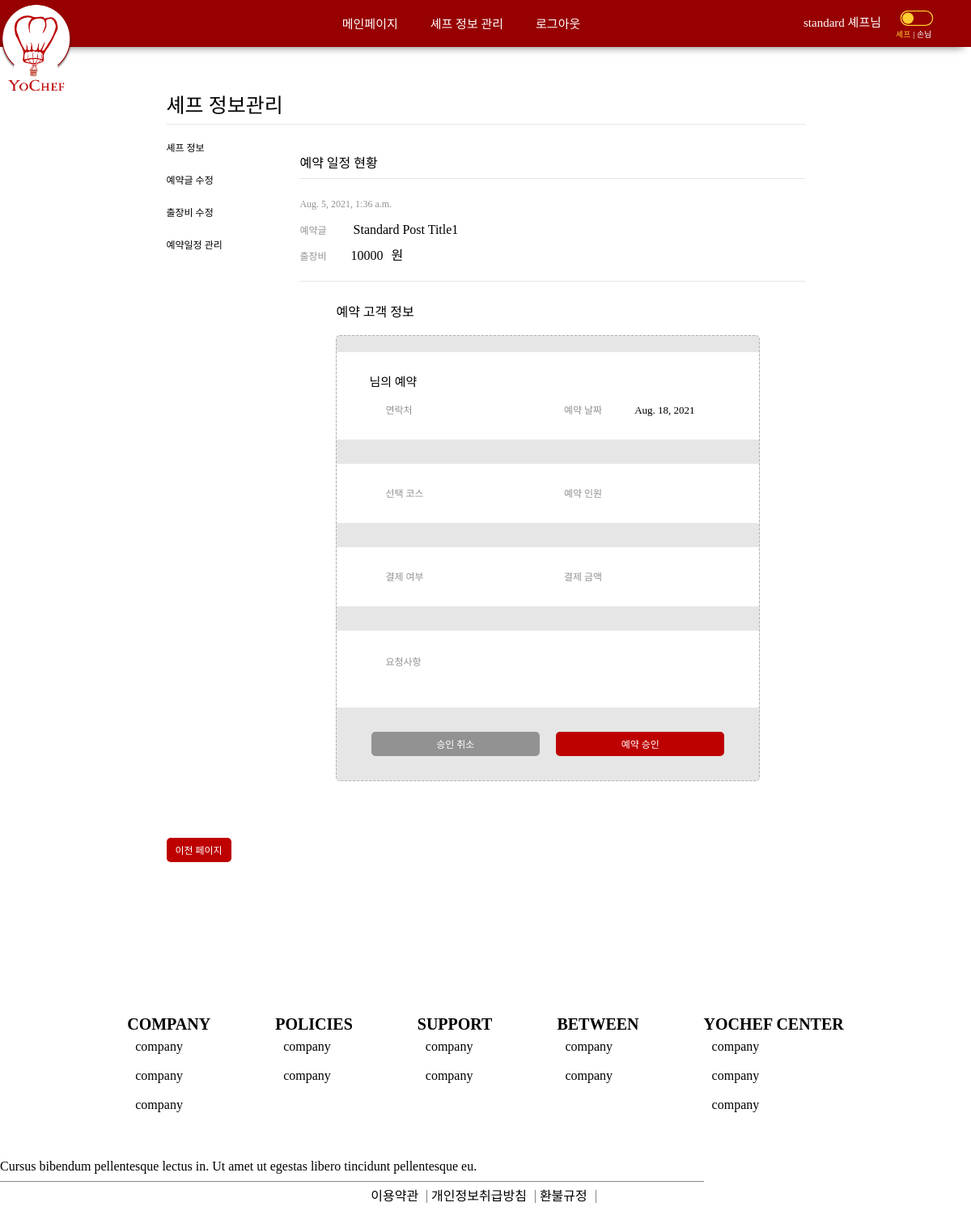
The page /chef/chefSchedule/11 (signed in) on the database its author committed.
### customer/models.py (models this page shows, shortened)
class Customer(models.Model):
	user = models.OneToOneField(User, on_delete=models.CASCADE)
	name = models.CharField(max_length=50)
	email = models.EmailField(null=True)
	phoneNum = models.CharField(max_length=11)
	point = models.IntegerField(default=0)
	isChef = models.BooleanField(default=False)
	registerDate = models.DateTimeField(auto_now_add=True)
	currentVer = models.IntegerField(default=0) # 0 -> cus, 1 -> chef

### chef/models.py (models this page shows, shortened)
class Post(models.Model):
	chef = models.OneToOneField(Chef, on_delete=models.CASCADE)
	region = models.IntegerField(null=True)
	regionDetail = models.ForeignKey(RegionDetail, null=True, on_delete=models.SET_NULL)
	title = models.TextField(max_length=255, null=True)
	introduce = models.TextField(max_length=5000, null=True)
	category = models.IntegerField(null=True)		# 한식, 일식, 중식, 아시안, 양식, 채식
	notice = models.TextField(max_length=5000, null=True)
	movingPrice = models.IntegerField(default=0)
	isOpen = models.BooleanField(default=True)
	registerDate = models.DateTimeField(auto_now=True)

class Schedule(models.Model):
	post = models.ForeignKey(Post, on_delete=models.CASCADE)
	eventDate = models.DateField()
	eventTime = models.CharField(max_length=100, null=True)
	confirmStatus = models.IntegerField(default=1)	# 1: 승인대기  2: 승인됨  3. 취소됨
	region = models.IntegerField(null=True, blank=True)
	regionDetail = models.ForeignKey(RegionDetail, null=True, blank=True, on_delete=models.SET_NULL)

### chef/views.py (the view)
# urls.py: path('chefSchedule/<int:schedule_id>', views.chefScheduleDetail, name="chefScheduleDetail"),
def chefScheduleDetail(request, schedule_id):
    if str(request.user) == "AnonymousUser":
        return redirect("/customer/login")
    elif request.user.customer.isChef == False:
        return redirect("/chef/registerChef/1")
    chef = request.user.customer.chef
    post = chef.post
    schedule = Schedule.objects.filter(id=schedule_id).first()
    book = Book.objects.filter(schedule=schedule, paymentStatus=2).first()
    context = {
        "chef" : chef,
        "post" : post,
        "schedule" : schedule,
        "book" : book,
    }
    return render(request, 'chefSchedule_detail.html', context)

### chef/templates/chefSchedule_detail.html (shortened to what this page needs)
{% extends 'base.html' %}
{% load static %}
{% block style %}
    <link rel="stylesheet" href="{% static 'css/chefSchedule_detail.css' %}">
{% endblock %}
{% block content %}
    <div class="chef-schedule-body">
        <div class="edit-chef-wrapper">
            {% include 'editChefProfile_side.html' %}
                <section class="edit-content edit-schedule">
                    <article class="header-container">
                        <h3 class="item__header">예약 일정 현황</h3>
                        <div class="post-content">
                            <div class="post-register-time">{{post.registerDate}}</div>
                            <div class="post-container">
                                <div class="post__title">{{post.title}}</div>
                                <div class="moving-price">{{post.movingPrice}}</div>
                            </div>
                        </div>
                    </article>
                    <section class="schedule-detail">
                        <article class="schedule-detail__header">
                            <h3>예약 고객 정보</h3>
                        </article>
                        <article class="schedule-detail__body">
                            <div class="customer-info info-container">
                                <h4>{{book.customer.name}} 님의 예약</h4>
                                <div>
                                    <p class="customer-phone">{{book.customer.phoneNum}}</p>
                                    <p class="schedule-date">{{schedule.eventDate}}</p>
                                </div>
                            </div>
                            <div class="course-info info-container">
                                <p class="course-title">{{book.course.title}}</p>
                                <p class="person-num">{{book.personNum}}</p>
                            </div>
                            <div class="payment-info info-container">
                                <p class="payment-status">
                                </p>
                                <p class="total-price">{{book.totalPrice}}</p>
                            </div>
                            <div class="comment-info info-container">
                                <p class="comment">{{book.comment}}</p>
                            </div>
                            <aside class="confirm-button">
                                <button class="confirm-no">승인 취소</button>
                                <button class="confirm-yes">예약 승인</button>
                            </aside>
                        </article>
                    </section>
                </section>
            </div>
            <aside class="button">
                <button>이전 페이지</button>
            </aside>
        </div>
    </div>
{% endblock %}

### yochef/templates/base.html (shortened to what this page needs)
<!DOCTYPE html>
<html lang="en">
{% load static %}
<head>
    {% load static %}
    <link rel="stylesheet" href="{% static 'css/base.css' %}" type="text/css">
    {% block style %}
    {% endblock %}
</head>
<body>
  <nav class="nav-container">
    <div class="nav__left-container">
      <a href="{% url 'main' %}"><img class="logo" src="{% static 'image/navlogo.png' %}" alt=""></a>
    </div>
    {% if user.is_authenticated %}
      {% if user.customer.isChef %}
        {% if user.customer.currentVer == 1 %}
        <ul class="nav__item-container nav--middle">
          <li class="nav__item"><a href="{% url 'main' %}">메인페이지</a></li>
          <li class="nav__item"><a href="{% url 'editChefProfile' %}">셰프 정보 관리</a></li>
          <li class="nav__item"><a href="{% url 'logout' %}">로그아웃</a></li>
        </ul>
        <div class="nav__item-wrapper nav--right">
          <li class="nav__item"><a href="{% url 'mypage' %}">{{user.customer.name}} 셰프님</a></li>
          <div class="button-wrapper">
            <a href="{% url 'changePageVer' %}"><img /></a>
            <div class="chef-button-describe">셰프</div>
          </div>
          </div>
        {% endif %}
      {% endif %}
    {% endif %}
  </nav>
  <div style="margin-bottom: 100px;" class="contents">
    {% block content %}
    {% endblock %}
  </div>
  <footer id="footer">
    <div class="footer-link-container">
      <ul class="footer-container">
        <li><span class="footer-top">COMPANY</span></li>
        <li class="footer-item">company</li>
        <li class="footer-item">company</li>
        <li class="footer-item">company</li>
      </ul>
      <ul class="footer-container">
        <li><span class="footer-top">POLICIES</span></li>
        <li class="footer-item">company</li>
        <li class="footer-item">company</li>
      </ul>
      <ul class="footer-container">
        <li><span class="footer-top">SUPPORT</span></li>
        <li class="footer-item">company</li>
        <li class="footer-item">company</li>
      </ul>
      <ul class="footer-container">
        <li><span class="footer-top">BETWEEN</span></li>
        <li class="footer-item">company</li>
        <li class="footer-item">company</li>
      </ul>
      <ul class="footer-container">
        <li><span class="footer-top">YOCHEF CENTER</span></li>
        <li class="footer-item">company</li>
        <li class="footer-item">company</li>
        <li class="footer-item">company</li>
      </ul>
    </div>
    <div id="footer-bottom">
      <div class="footer-copyright-part">
        Cursus bibendum pellentesque lectus in. Ut amet ut egestas libero tincidunt pellentesque eu.
      </div>
      <div class="footer-bottom-container">
        <ul class="footer-bottom-link-item-container">
          <li class="footer-bottom-link-item"><a href="">이용약관</a></li>
          <li class="footer-bottom-link-item"><a href="">개인정보취급방침</a></li>
          <li class="footer-bottom-link-item"><a href="">환불규정</a></li>
        </ul>
      </div>
    </div>
  </footer>
</body>
</html>

### yochef/static/css/base.css (style rules this page uses)
html, body, div, span, applet, object, iframe, h1, h2, h3, h4, h5, h6, p, blockquote, pre, a, abbr, acronym, address, big, cite, code, del, dfn, em, img, ins, kbd, q, s, samp, small, strike, strong, sub, sup, tt, var, b, u, i, center, dl, dt, dd, ol, ul, li, fieldset, form, label, legend, table, caption, tbody, tfoot, thead, tr, th, td, article, aside, canvas, details, embed, figure, figcaption, footer, header, hgroup, menu, nav, output, ruby, section, summary, time, mark, audio, video { margin: 0; padding: 0; border: 0; font-size: 100%; font: inherit; vertical-align: baseline; }
article, aside, details, figcaption, figure, footer, header, hgroup, menu, nav, section { display: block; }
body { line-height: 1; }
ol, ul { list-style: none; }
img { border: 0; }
:root { --main-color: #BD0000; }
* { font-family: 'Arita-dotum-Medium'; }
html { height: 100%; }
body { margin: 0; padding: 0; height: 100%; display: flex; flex-direction: column; }
ul { list-style: none; }
a { text-decoration-line: none; color: black; }
.nav-container { width: 100%; height: 57.55px; background-color: #970000; box-shadow: 0 10px 10px -10px rgb(105, 105, 105); display: flex; flex-direction: row; justify-content: space-between; flex-wrap: nowrap; }
.nav__item-container { width: 60%; display: flex; flex-direction: row; justify-content: center; }
.nav__item { display: inline-block; font-size: 15px; font: white; padding: 23px 20px 20PX; text-align: center; font-family: 'Arita-dotum-medium'; }
.nav__item a { display: inline; color: white; text-decoration-line: none; position: inherit; }
.nav__left-container { display: inline-flex; flex-direction: row-reverse; width: 13%; justify-content: start; }
.logo { width: 90px; height: 110px; padding: 5px 0px; }
.nav--right { padding-right: 0px; display: inline-block; width: 18%; display: flex; flex-direction: row; justify-content: start; align-items: center; }
.nav--right>li { padding: 9px; }
.button-wrapper { display: flex; flex-direction: column; }
.nav--right img { width: 70px; height: 45px; }
.chef-button-describe { font-size: 10px; position: relative; top: -10px; padding-left: 9px; display: inline-block; color: #FFCE31; font-family: 'Arita-dotum'; }
.chef-button-describe::after { content: "| 손님"; color: white; font-size: 10px; padding: 3px; }
#footer { flex-shrink: 0; margin-top: auto; display: flex; flex-direction: column; }
.footer-link-container { display: flex; flex-direction: row; justify-content: center; align-items: flex-start; }
.footer-container { display: flex; flex-direction: column; justify-content: space-around; padding: 40px; }
.footer-top { font-size: 20px; font-weight: 700; }
.footer-item { padding: 10px; display: inline; }
#footer-bottom { display: flex; flex-direction: column; }
.footer-copyright-part { display: inline-box; width: 860px; margin-top: 20; font-weight: 200; padding: 10px 10px 10px 0px; border-bottom: #868686 solid 0.5px; }
.footer-bottom-container { display: flex; flex-direction: row; justify-content: center; }
.footer-bottom-link-item-container { display: flex; flex-direction: row; justify-content: flex-start; margin: 0px; padding: 0px; }
.footer-bottom-link-item { display: inline; padding: 0px 10px 0px 0px; margin: 10px 5px 10px 0px; border-right: #868686 solid 0.5px; }
.footer-bottom-link-item a { text-decoration: none; color: black; font-size: 16px; }

### yochef/static/css/editChefProfile_side.css (style rules this page uses)
.edit-content { width: 100%; }
.edit-content { margin-top: 10px; }
h4 { font-family: 'Arita-dotum-Medium'; }
article { margin: 0px 0px; }
.button { width: 100%; display: flex; flex-direction: row-reverse; justify-content: start; }
.button > button { border: 0px; border-radius: 5px; outline: 0px; background-color: #bd0000; color: white; width: 80px; height: 30px; font-family: 'Arita-dotum-medium'; font-size: 12px; }

### rows shown on the page
Post: registerDate "Aug. 5, 2021, 1:36 a.m.", title "Standard Post Title1", movingPrice "10000"
Schedule: eventDate "Aug. 18, 2021"

### other values the page prints
{{ user.customer.name }} "standard"
